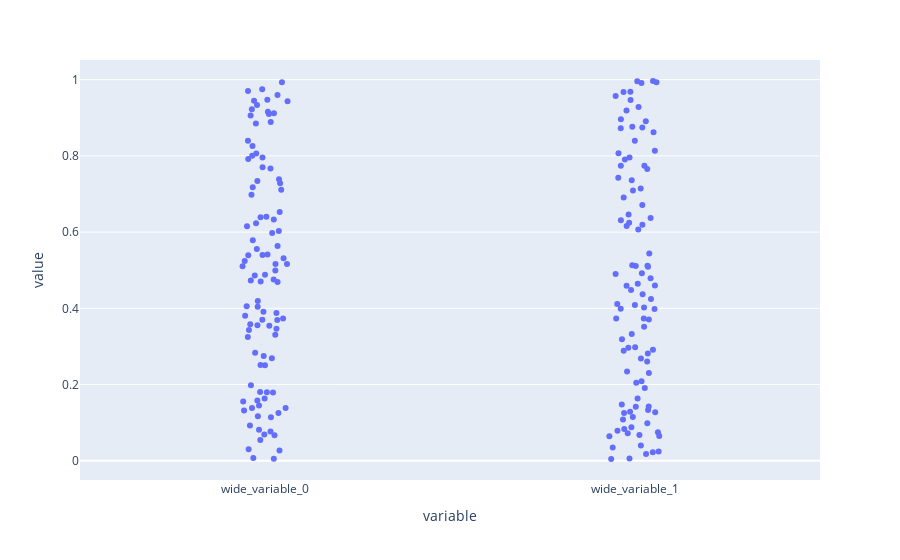

Write notebook code for a chart like this one.
### Markdown cell above
## Basic

### Code cell
y = [np.random.random(100), np.random.random(100)]

fig = px.strip(
    y=y,
)
fig.show()

### Figure 1 — Plotly figure (JSON) as saved in the notebook; plotly's stock layout.template omitted (floating-point values rounded to 4 significant figures; data arrays with more than 128 entries replaced by an {"elided": "..."} marker saying what was removed)
{"data": [{"alignmentgroup": "True", "boxpoints": "all", "fillcolor": "rgba(255,255,255,0)", "hoveron": "points", "hovertemplate": "variable=%{x}<br>value=%{y}<extra></extra>", "legendgroup": "", "line": {"color": "rgba(255,255,255,0)"}, "marker": {"color": "#636efa"}, "name": "", "offsetgroup": "", "orientation": "v", "pointpos": 0, "showlegend": false, "type": "box", "x": {"elided": "200 str values"}, "x0": " ", "xaxis": "x", "y": {"elided": "200 float values"}, "y0": " ", "yaxis": "y"}], "layout": {"boxmode": "group", "legend": {"tracegroupgap": 0}, "margin": {"t": 60}, "xaxis": {"anchor": "y", "domain": [0, 1], "title": {"text": "variable"}}, "yaxis": {"anchor": "x", "domain": [0, 1], "title": {"text": "value"}}}}
